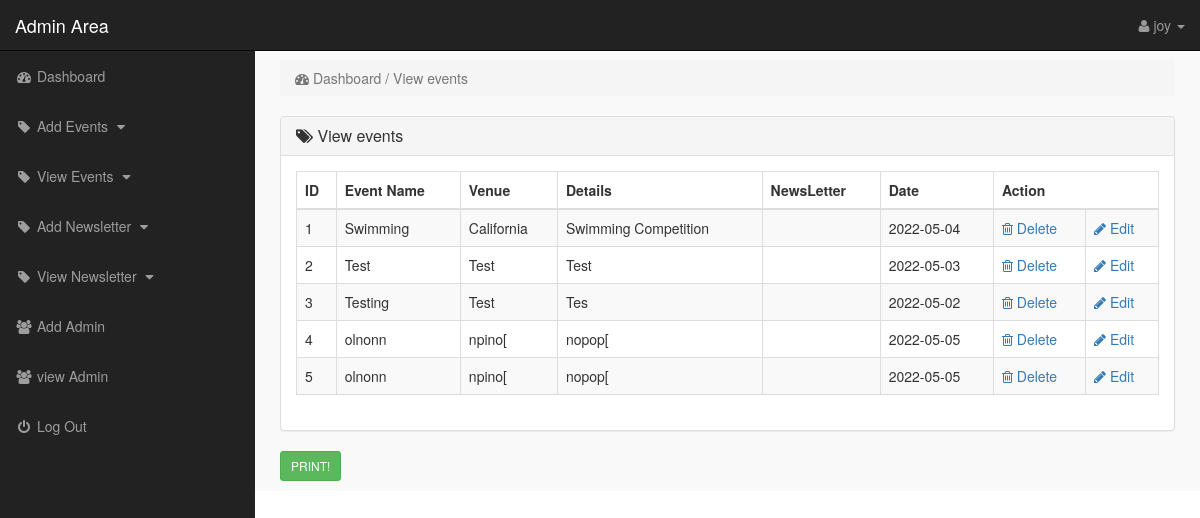
The page /admin/index.php?view_events (signed in) on the database as committed earlier.
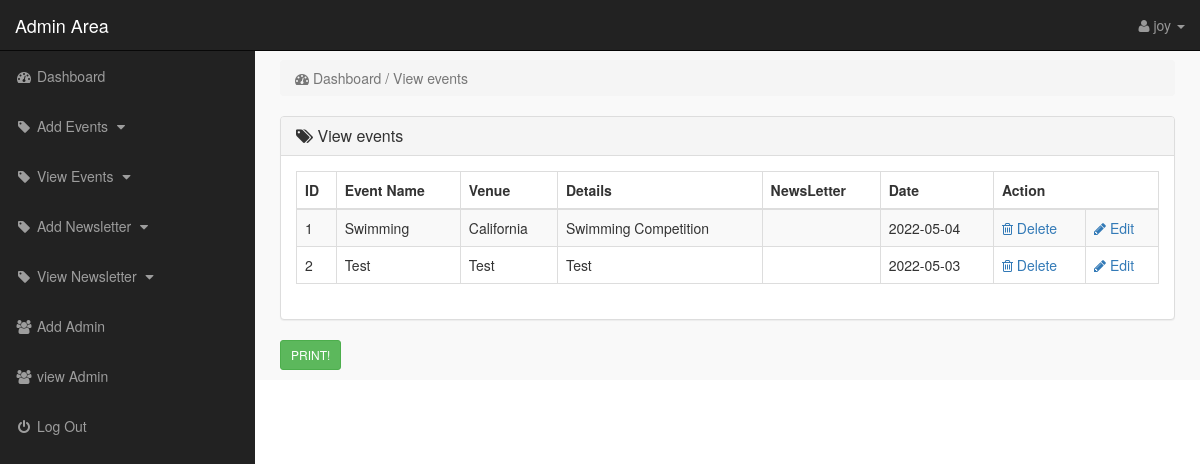
The same page on the database as committed later.
### tables this page shows
CREATE TABLE `events` (
  `id` int(10) NOT NULL,
  `event` varchar(255) NOT NULL,
  `venue` varchar(255) NOT NULL,
  `details` varchar(255) NOT NULL,
  `date` date NOT NULL
);

### admin/view_events.php (the view)
<?php
    if(!isset($_SESSION['email'])){
        echo "<script>window.open('login.php','_self')</script>";
    }else{
?>
<div class="row">
    <div class="col-lg-12">
        <ol class="breadcrumb">
            <li class="active">
                <i class="fa fa-dashboard"></i> Dashboard / View events
            </li>
        </ol>
    </div>
</div>
<div class="row">
    <div class="col-lg-12">
        <div class="panel panel-default">
            <div class="panel-heading">
               <h3 class="panel-title">
                   <i class="fa fa-tags"></i>  View events
               </h3>
            </div>
            <div class="panel-body">
                <div class="table-responsive">
                    <table class="table table-striped table-bordered table-hover">
                        <thead>
                            <tr>
                                <th> ID</th>
                                <th> Event Name</th>
                                <th> Venue </th>
                                <th> Details </th>
                                <th>NewsLetter</th>
                                <th> Date </th>
                                <th colspan="2">  Action </th>
                            </tr>
                        </thead>
                        <tbody>
                            <?php
                                $i=0;
                                $get_event = "select * from events";
                                $run_event = mysqli_query($con,$get_event);
                                while($row_event=mysqli_fetch_array($run_event)){
                                    $event_id = $row_event['id'];
                                    $event = $row_event['event'];
                                    $venue = $row_event['venue'];
                                    $details = $row_event['details'];
                                    $date = $row_event['date'];
                                    $newsletter = $row_event['newsletter'];
                                    $i++;
                            ?>
                            <tr>
                                <td> <?php echo $i; ?> </td>
                                <td> <?php echo $event; ?> </td>
                                <td> <?php echo $venue; ?> </td>
                                <td> <?php echo $details; ?> </td>
                                <td> <?php echo $newsletter; ?> </td>
                                <td> <?php echo $date; ?> </td>
                                <td>
                                     <a href="index.php?delete_event=<?php echo $event_id; ?>">
                                        <i class="fa fa-trash-o"></i> Delete
                                     </a>
                                </td>
                                <td>
                                     <a href="index.php?edit_event=<?php echo $event_id; ?>">
                                        <i class="fa fa-pencil"></i> Edit
                                     </a>
                                </td>
                            </tr>
                            <?php } ?>
                        </tbody>
                    </table>
                </div>
            </div>
        </div>
    </div>
</div>
<button class="btn btn-sm btn-success" onclick="window.print();">PRINT!</button>
<?php } ?>

Rows that differ between the two databases and show on the page:
removed events: event "Testing", venue "Test", details "Tes", date "2022-05-02"
removed events: event "olnonn", venue "npino[", details "nopop[", date "2022-05-05"
removed events: event "olnonn", venue "npino[", details "nopop[", date "2022-05-05"
